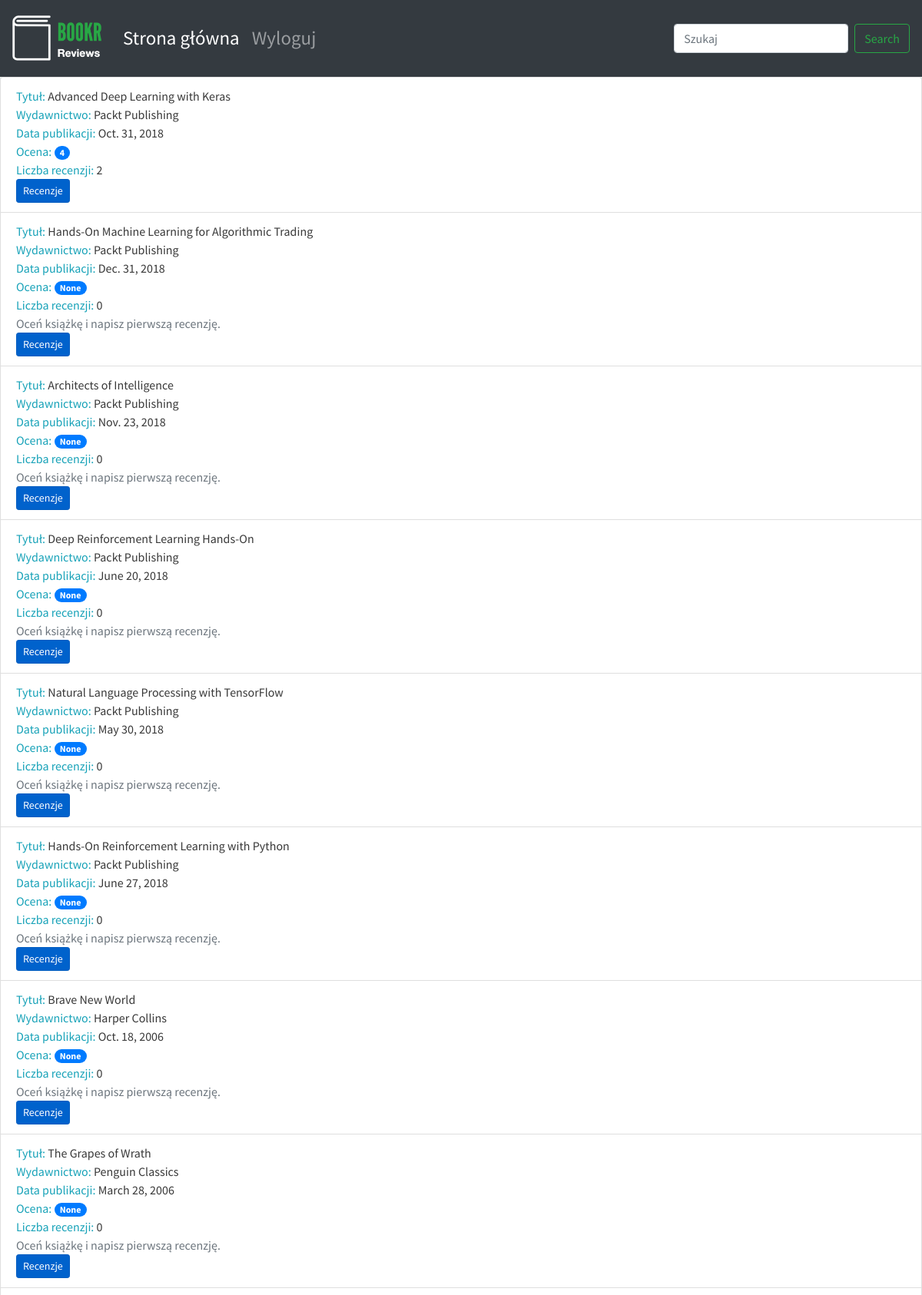
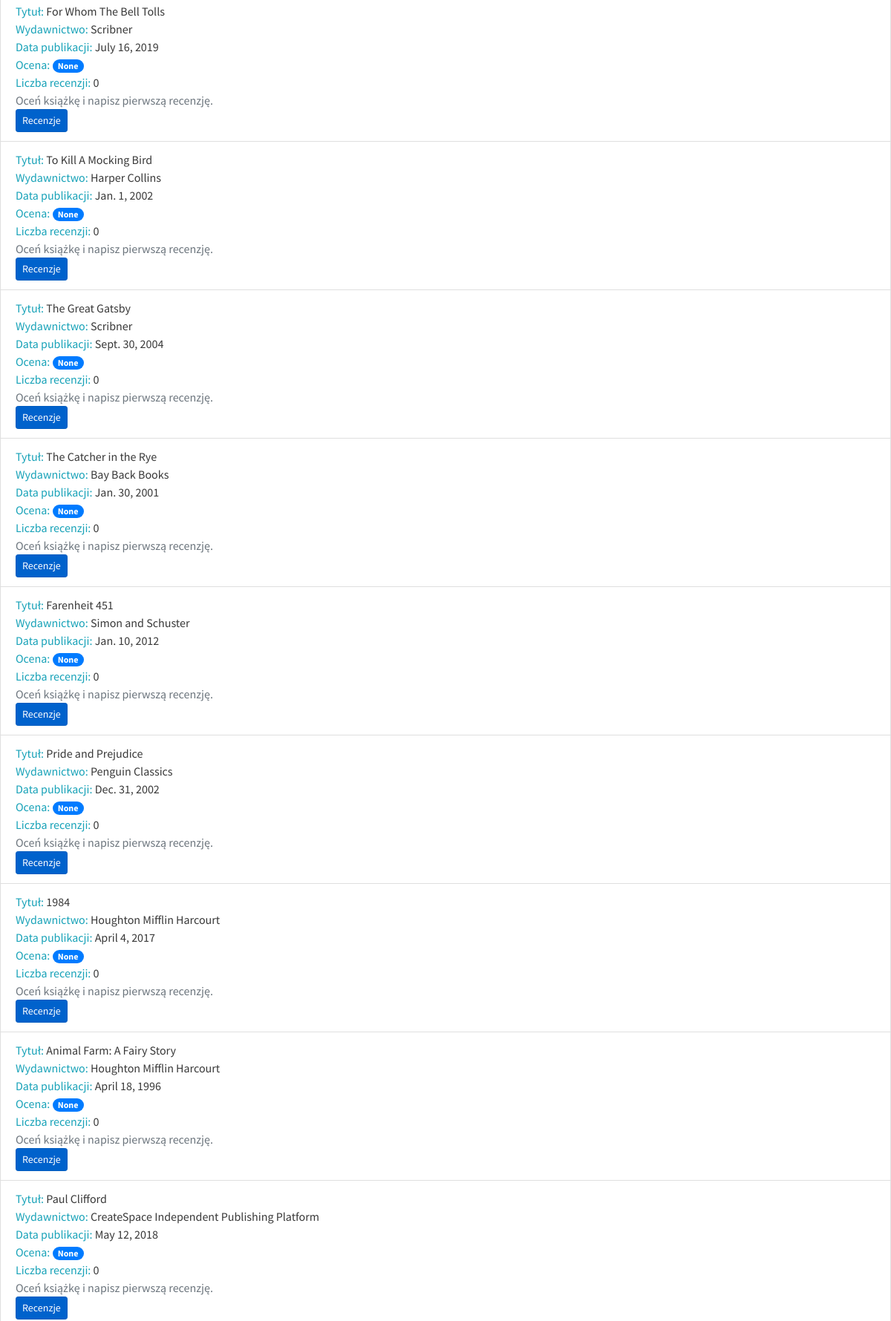
The page /books/ (upper part) on the database its author committed (2 pictures, top to bottom).
### reviews/models.py (models this page shows, shortened)
class Book(models.Model):
    title = models.CharField(max_length=70, help_text="Tytuł książki.")
    publication_date = models.DateField(verbose_name="Data publikacji książki.")
    isbn = models.CharField(max_length=20, verbose_name="Numer ISBN książki.")
    publisher = models.ForeignKey(Publisher, on_delete=models.CASCADE)
    contributors = models.ManyToManyField('Contributor', through="BookContributor")

class Publisher(models.Model):
    name = models.CharField(max_length=50, help_text="Nazwa wydawnictwa.")
    website = models.URLField(help_text="Witryna wydawnictwa.")
    email = models.EmailField(help_text="Adres e-mail wydawnictwa.")
    def __str__(self):
        return self.name

### reviews/views.py (the view)
# urls.py: path('books/', book_list, name='book_list'),
def book_list(request):
    books = Book.objects.all()      # type: ignore
    book_list = []
    for book in books:
        reviews = book.review_set.all()
        if reviews:
            book_rating = average_rating([review.rating for review in reviews])
            number_of_reviews = len(reviews)
        else:
            book_rating = None
            number_of_reviews = 0
        book_list.append({"book": book,
                          "book_rating": book_rating,
                          "number_of_reviews": number_of_reviews})
        context = {
            "book_list": book_list
        }
    return render(request, 'reviews/book_list.html', context)

### reviews/utils.py (called while the page is built)
def average_rating(rating_list):
    if not rating_list:
        return 0
    return round(sum(rating_list)/len(rating_list))

### reviews/templates/reviews/book_list.html (shortened to what this page needs)
{% extends 'reviews/reviews_base.html' %}
{% block content %}
<ul class="list-group">
  {% for item in book_list %}
  <li class="list-group-item">
      <span class="text-info">Tytuł: </span> <span>{{ item.book.title }}</span>
      <br>
      <span class="text-info">Wydawnictwo: </span><span>{{ item.book.publisher }}</span>
      <br>
      <span class="text-info">Data publikacji: </span><span>{{ item.book.publication_date }}</span>
      <br>
      <span class="text-info">Ocena: </span><span class="badge badge-primary badge-pill">{{ item.book_rating }}</span>
      <br>
      <span class="text-info">Liczba recenzji: </span><span>{{ item.number_of_reviews }}</span>
      <br>
      {% if item.book_rating is null %}
      <span class="text-secondary">Oceń książkę i napisz pierwszą recenzję.</span>
      <br>
      {% endif %}
      <a class="btn btn-primary btn-sm active" role="button" aria-pressed="true" href="/books/{{ item.book.id }}/">Recenzje</a></li>
  {% endfor %}
</ul>
{% endblock %}

### static/main.css (style rules this page uses)
body { font-family: 'Source Sans Pro', sans-serif; background-color: #e6efe8; color: #393939; }

### rows shown on the page
Book: book "Advanced Deep Learning with Keras", book.publisher "Packt Publishing", book.publication_date "Oct. 31, 2018", book_rating "4", number_of_reviews "2"
Book: book "Hands-On Machine Learning for Algorithmic Trading", book.publisher "Packt Publishing", book.publication_date "Dec. 31, 2018", book_rating "None", number_of_reviews "0", shows "Oceń książkę i napisz pierwszą recenzję."
Book: book "Architects of Intelligence", book.publisher "Packt Publishing", book.publication_date "Nov. 23, 2018", book_rating "None", number_of_reviews "0", shows "Oceń książkę i napisz pierwszą recenzję."
Book: book "Deep Reinforcement Learning Hands-On", book.publisher "Packt Publishing", book.publication_date "June 20, 2018", book_rating "None", number_of_reviews "0", shows "Oceń książkę i napisz pierwszą recenzję."
Book: book "Natural Language Processing with TensorFlow", book.publisher "Packt Publishing", book.publication_date "May 30, 2018", book_rating "None", number_of_reviews "0", shows "Oceń książkę i napisz pierwszą recenzję."
Book: book "Hands-On Reinforcement Learning with Python", book.publisher "Packt Publishing", book.publication_date "June 27, 2018", book_rating "None", number_of_reviews "0", shows "Oceń książkę i napisz pierwszą recenzję."
Book: book "Brave New World", book.publisher "Harper Collins", book.publication_date "Oct. 18, 2006", book_rating "None", number_of_reviews "0", shows "Oceń książkę i napisz pierwszą recenzję."
Book: book "The Grapes of Wrath", book.publisher "Penguin Classics", book.publication_date "March 28, 2006", book_rating "None", number_of_reviews "0", shows "Oceń książkę i napisz pierwszą recenzję."
Book: book "For Whom The Bell Tolls", book.publisher "Scribner", book.publication_date "July 16, 2019", book_rating "None", number_of_reviews "0", shows "Oceń książkę i napisz pierwszą recenzję."
Book: book "To Kill A Mocking Bird", book.publisher "Harper Collins", book.publication_date "Jan. 1, 2002", book_rating "None", number_of_reviews "0", shows "Oceń książkę i napisz pierwszą recenzję."
Book: book "The Great Gatsby", book.publisher "Scribner", book.publication_date "Sept. 30, 2004", book_rating "None", number_of_reviews "0", shows "Oceń książkę i napisz pierwszą recenzję."
Book: book "The Catcher in the Rye", book.publisher "Bay Back Books", book.publication_date "Jan. 30, 2001", book_rating "None", number_of_reviews "0", shows "Oceń książkę i napisz pierwszą recenzję."
Book: book "Farenheit 451", book.publisher "Simon and Schuster", book.publication_date "Jan. 10, 2012", book_rating "None", number_of_reviews "0", shows "Oceń książkę i napisz pierwszą recenzję."
Book: book "Pride and Prejudice", book.publisher "Penguin Classics", book.publication_date "Dec. 31, 2002", book_rating "None", number_of_reviews "0", shows "Oceń książkę i napisz pierwszą recenzję."
Book: book "1984", book.publisher "Houghton Mifflin Harcourt", book.publication_date "April 4, 2017", book_rating "None", number_of_reviews "0", shows "Oceń książkę i napisz pierwszą recenzję."
Book: book "Animal Farm: A Fairy Story", book.publisher "Houghton Mifflin Harcourt", book.publication_date "April 18, 1996", book_rating "None", number_of_reviews "0", shows "Oceń książkę i napisz pierwszą recenzję."
Book: book "Paul Clifford", book.publisher "CreateSpace Independent Publishing Platform", book.publication_date "May 12, 2018", book_rating "None", number_of_reviews "0", shows "Oceń książkę i napisz pierwszą recenzję."
